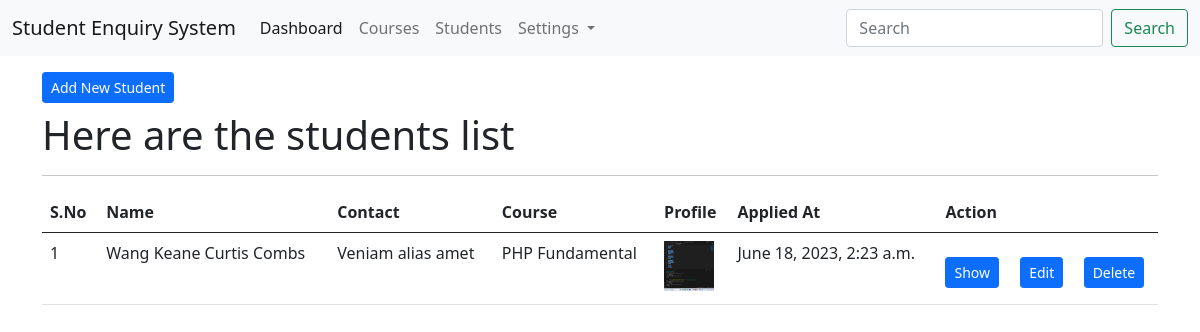
The app's page /students/list/ (signed in) with its own data.
### app_students/models.py (models this page shows, shortened)
class StudentModel(models.Model):
    first_name = models.CharField(max_length=200)
    middle_name = models.CharField(max_length=200, null=True, blank=True)
    last_name = models.CharField(max_length=200)
    email = models.EmailField(unique=True)
    contact = models.CharField(max_length=20)
    address =  models.CharField(max_length=200)
    current_degree = models.CharField(max_length=200)
    profile_img = models.FileField(upload_to='students/profiles/', null=True, blank=True)
    course = models.ForeignKey(CourseModel, on_delete=models.CASCADE)
    created_at = models.DateTimeField(auto_now_add=True)
    user = models.ForeignKey(User, on_delete=models.CASCADE)
    class Meta:
        db_table = 'tbl_students'

### app_courses/models.py (models this page shows, shortened)
class CourseModel(models.Model):
    course_name = models.CharField(max_length=200)
    course_code = models.CharField(max_length=100)
    class Meta:
        db_table = "tbl_courses"

### app_students/views.py (the view)
# urls.py: path('list/', views.student_index, name='student-index'),
@login_required(login_url='/login')
def student_index(request):
    students = StudentModel.objects.filter(user=request.user) # filter by user
    context = {
        "students" : students,
        "title": "SES | Student List",
        "body_title": "Here are the students list"
        }
    return render(request, "students/index.html", context)

### templates/students/index.html (shortened to what this page needs)
{% extends 'layouts/master.html' %}
{% load static %}
{% block content %}
<div class="container">
    <a href="{% url 'student-create' %}" class="btn btn-primary btn-sm mt-3 mb-2">Add New Student</a>
    <h1>{{ body_title }}</h1>
    <hr>
    <table class="table table-hover">
        <thead>
            <tr>
                <th>S.No</th>
                <th>Name</th>
                <th>Contact</th>
                <th>Course</th>
                <th>Profile</th>
                <th>Applied At</th>
                <th colspan="3">Action</th>
            </tr>
        </thead>
        <tbody>
            {% for val in students %}
            <tr>
                <td>{{ forloop.counter }}</td>
                <td>{{ val.first_name }} {{ val.middle_name }} {{ val.last_name }}</td>
                <td>{{ val.contact }}</td>
                <td>{{ val.course.course_name }}</td>
                <td><img src="{{ val.profile_img.url }}" alt="" width="50" height="50"></td>
                <td>{{ val.created_at }}</td>
                <td><a href="{% url 'student-show' val.id %}"
                    class="btn btn-primary btn-sm mt-3 mb-2">Show</a>
                </td>
                <td><a href="{% url 'student-edit' val.id %}"
                    class="btn btn-primary btn-sm mt-3 mb-2">Edit</a>
                </td>
                <td><a href="{% url 'student-delete' val.id %}"
                    class="btn btn-primary btn-sm mt-3 mb-2">Delete</a>
                </td>
            </tr>
            {% endfor %}
        </tbody>
    </table>
</div>
{% endblock %}

### records on screen
StudentModel: first_name "Wang", middle_name "Keane Curtis", last_name "Combs", contact "Veniam alias amet", course.course_name "PHP Fundamental", profile_img (picture), created_at "June 18, 2023, 2:23 a.m."

### other values on screen
{{ body_title }} "Here are the students list"
